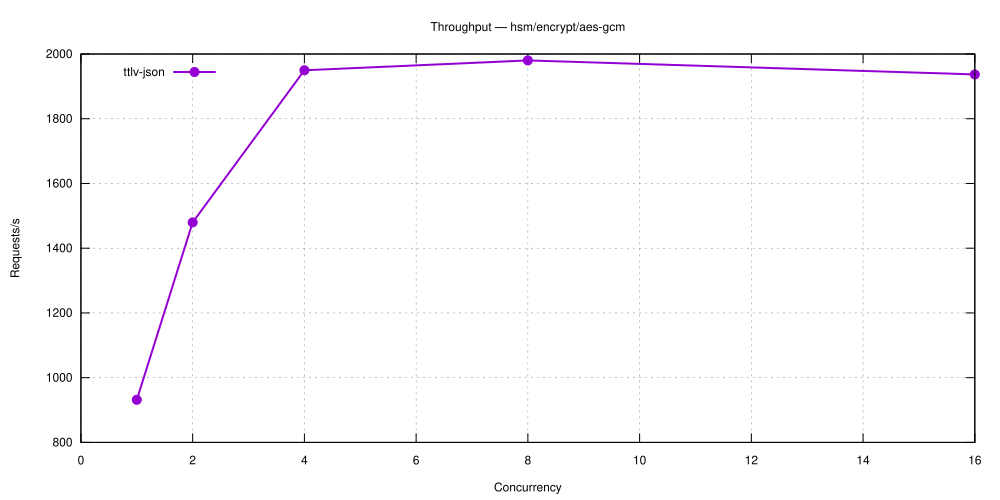

Recreate this plot in gnuplot.
set terminal svg size 1000,500 enhanced font 'Helvetica,12'
set output 'hsm_encrypt_aes-gcm.svg'
set title 'Throughput — hsm/encrypt/aes-gcm'
set grid
set xlabel 'Concurrency'
set ylabel 'Requests/s'
set key top left
plot 'hsm_encrypt_aes-gcm-5.27.0-ttlv-json.dat' using 1:2 with linespoints lw 2 pt 7 title 'ttlv-json'
